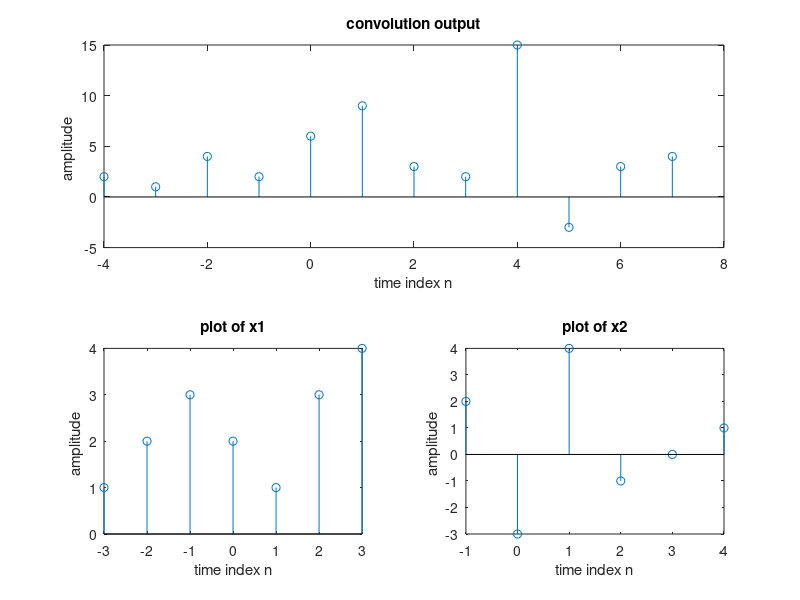

Source code (MATLAB):
clc;
clear all;
close all;
x1=[1 2 3 2 1 3 4]
n1=-3:3 
x2=[ 2 -3 4 -1 0 1]
n2=-1:4
ybegin=n1(1)+n2(1);
yend=n1(length(x1))+n2(length(x2));
ny=[ybegin:yend];
y=conv(x1,x2);
disp('linear con of x1 & x2 is y=');
disp(y);
subplot (2,1,1);
stem(ny,y);
xlabel('time index n');
ylabel('amplitude ');
title('convolution output');
subplot(2,2,3);
stem(n1,x1);
xlabel('time index n');
ylabel('amplitude ');
title('plot of x1');
subplot(2,2,4);
stem(n2,x2);
xlabel('time index n');
ylabel('amplitude ');
title('plot of x2');